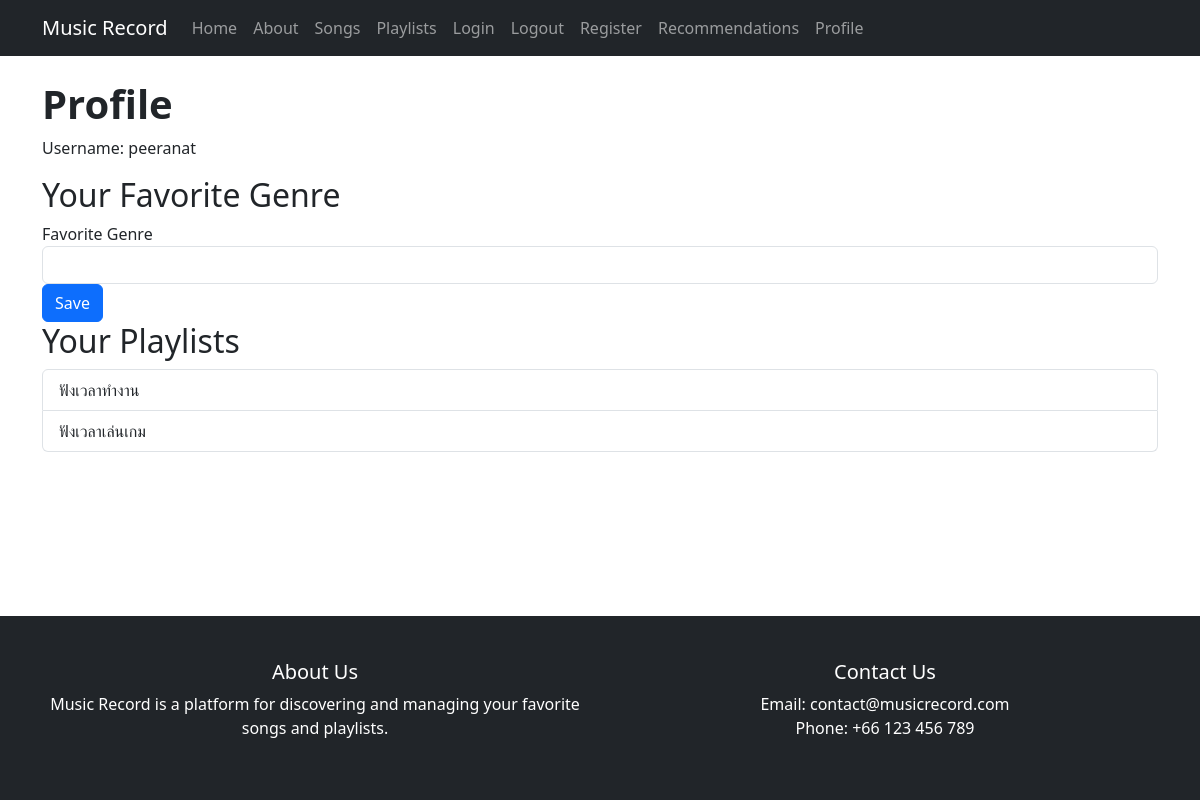
Page /update_favorite_genre (signed in) on the earlier database version.
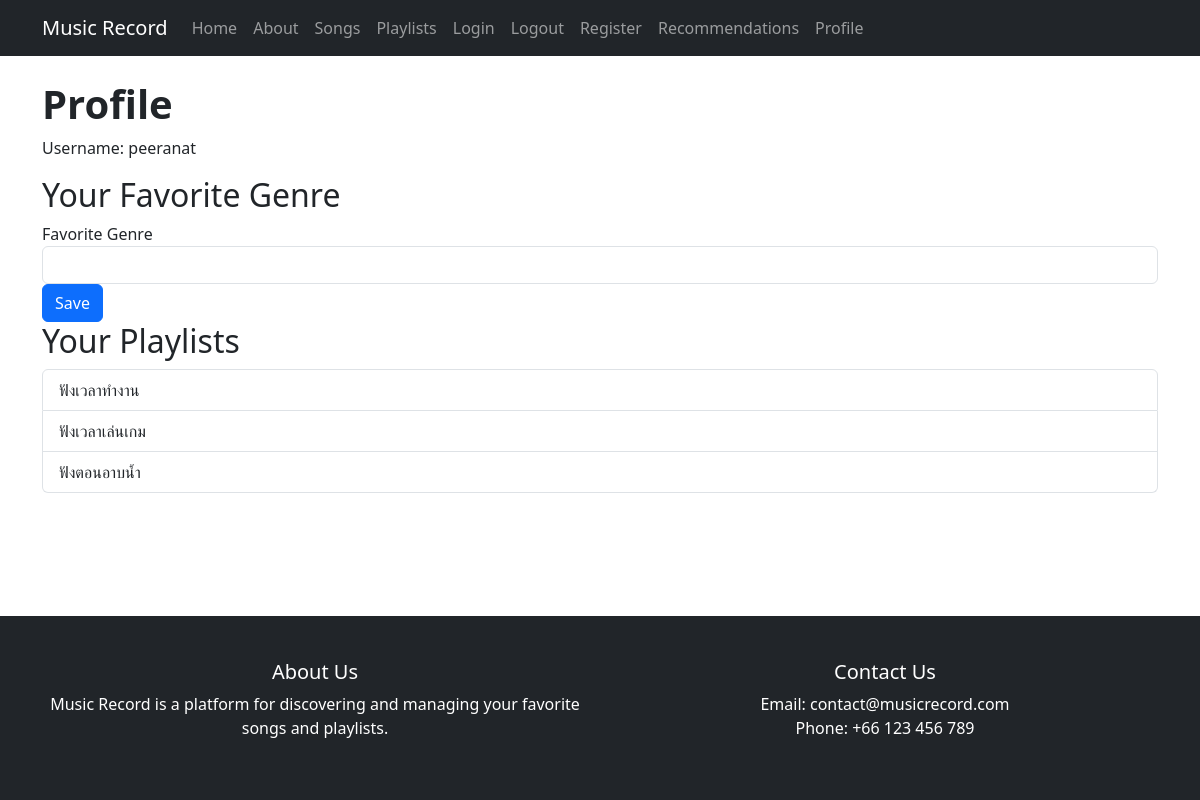
Same page on the later database version.
### app/models.py (models this page shows)
class Playlist(db.Model):
    id = db.Column(db.Integer, primary_key=True)
    name = db.Column(db.String(100), nullable=False)
    user_id = db.Column(db.Integer, db.ForeignKey('user.id'))
    songs = db.relationship('Song', backref='playlist', lazy=True)

### app/routes.py (the view)
@auth_routes.route('/update_favorite_genre', methods=['GET', 'POST'])
@login_required
def update_favorite_genre():
    form = FavoriteGenreForm()
    if form.validate_on_submit():
        current_user.favorite_genre = form.favorite_genre.data
        db.session.commit()
        flash('Favorite genre updated!', 'success')
        return redirect(url_for('auth.profile'))
    return render_template('profile.html', form=form)

### app/forms.py
class FavoriteGenreForm(FlaskForm):
    favorite_genre = StringField('Favorite Genre', validators=[DataRequired()])
    submit = SubmitField('Save')

### app/models.py (called while the page is built)
@login_manager.user_loader
def load_user(user_id):
    return User.query.get(int(user_id))

### app/templates/profile.html (shortened to what this page needs)
{% extends "base.html" %}
{% block content %}
<h1><strong>Profile</strong></h1>
<p>Username: {{ current_user.username }}</p>
<h2>Your Favorite Genre</h2>
<form method="POST" action="{{ url_for('auth.update_favorite_genre') }}">
    <div class="form-group">
        {{ form.favorite_genre.label }} {{ form.favorite_genre(class="form-control") }}
    </div>
    <div class="form-group">
        {{ form.submit(class="btn btn-primary") }}
    </div>
</form>
<h2>Your Playlists</h2>
<ul class="list-group">
    {% for playlist in current_user.playlists %}
    <li class="list-group-item">{{ playlist.name }}</li>
    {% endfor %}
</ul>
{% endblock %}

Differences in the rows shown:
added Playlist: name "ฟังตอนอาบน้ำ"
